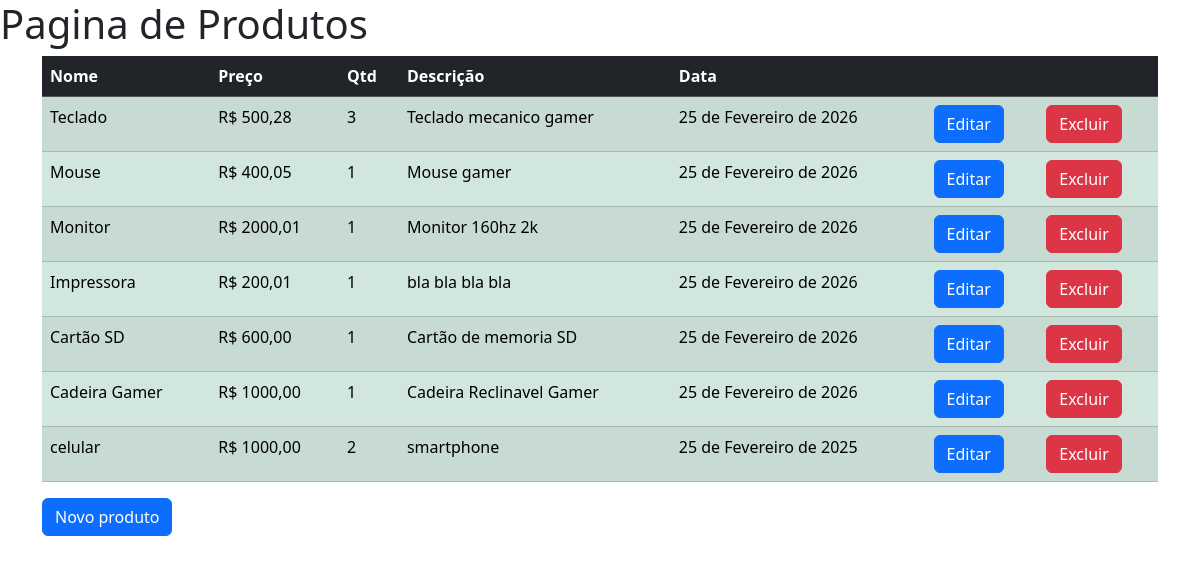
Screenshot of /produto with the database file from the repository.
### aplicacao/models.py (models this page shows)
class Produto(models.Model):
    nome = models.CharField(max_length=100, null=True, blank=True)
    preco = models.DecimalField(decimal_places=2, max_digits=10, null=True, blank=True)
    qtde = models.IntegerField(null=True, blank=True)
    descricao = models.CharField(max_length=250, null=True, blank=True)
    data = models.DateField(null=True, blank=True)

### aplicacao/views.py (the view)
# urls.py: path('produto', produto, name='urlproduto'),
def produto(request):
    produtos = Produto.objects.all()
    context = {'produtos': produtos}
    return render(request, 'produto.html', context)

### aplicacao/templates/produto.html (shortened to what this page needs)
{% load bootstrap5%}
<!DOCTYPE html>
<html lang="en">
<head>
    {% bootstrap_css %}
</head>
<body>
    <body>
        <h1>Pagina de Produtos</h1>
        <div class="container table-responsive'">
            <table class="table table-success table-striped table-hover">
                <thead class="table-dark">
                    <tr>
                        <th scope="col">Nome</th>
                        <th scope="col">Preço</th>
                        <th scope="col">Qtd</th>
                        <th scope="col">Descrição</th>
                        <th scope="col">Data</th>
                        <th scope="col"></th> <th scope="col"></th> </tr>
                </thead>
                <tbody>
                    {% for p in produtos %}
                    <tr> <td>{{ p.nome }}</td>
                        <td>R$ {{ p.preco }}</td>
                        <td>{{ p.qtde }}</td>
                        <td>{{ p.descricao }}</td>
                        <td>{{ p.data }}</td>
                        <td>
                            <form action="{% url 'urleditarProduto' p.id %}">
                                <input type="submit" value="Editar" class="btn btn-primary">
                            </form>
                        </td>
                        <td>
                            <form action="{% url 'urlsalvarProduto' %}">
                                <input type="submit" value="Excluir" class="btn btn-danger">
                            </form>
                        </td>
                    </tr> {% empty %}
                    <tr>
                        <td colspan="7" class="text-center">Nenhum produto encontrado.</td>
                    </tr>
                    {% endfor %}
                </tbody>
            </table>
            <form action="{% url 'urlcadastrarProduto' %}" method="POST">
                <input type="submit" value="Novo produto" class="btn btn-primary">
            </form>
        </div>
    </body>
</body>
</html>

### rows the page displays
Produto: nome "Teclado", preco "500,28", qtde "3", descricao "Teclado mecanico gamer", data "25 de Fevereiro de 2026"
Produto: nome "Mouse", preco "400,05", qtde "1", descricao "Mouse gamer", data "25 de Fevereiro de 2026"
Produto: nome "Monitor", preco "2000,01", qtde "1", descricao "Monitor 160hz 2k", data "25 de Fevereiro de 2026"
Produto: nome "Impressora", preco "200,01", qtde "1", descricao "bla bla bla bla", data "25 de Fevereiro de 2026"
Produto: nome "Cartão SD", preco "600,00", qtde "1", descricao "Cartão de memoria SD", data "25 de Fevereiro de 2026"
Produto: nome "Cadeira Gamer", preco "1000,00", qtde "1", descricao "Cadeira Reclinavel Gamer", data "25 de Fevereiro de 2026"
Produto: nome "celular", preco "1000,00", qtde "2", descricao "smartphone", data "25 de Fevereiro de 2025"
